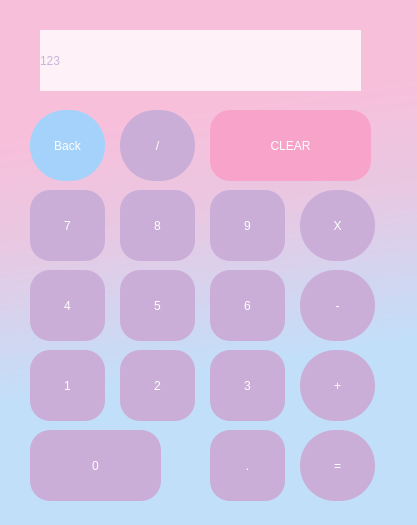
<?xml version="1.0" encoding="UTF-8"?>
<ui version="4.0">
 <class>Dialog</class>
 <widget class="QDialog" name="Dialog">
  <property name="geometry">
   <rect>
    <x>0</x>
    <y>0</y>
    <width>417</width>
    <height>525</height>
   </rect>
  </property>
  <property name="windowTitle">
   <string>Dialog</string>
  </property>
  <property name="styleSheet">
   <string notr="true">
background-color:qlineargradient(spread:pad, x1:0.466, y1:0, x2:0.556909, y2:0.75, stop:0.272727 rgba(248, 191, 219, 255), stop:0.551136 rgba(232, 200, 226, 255), stop:0.727273 rgba(214, 211, 238, 255), stop:0.9375 rgba(194, 223, 249, 255))</string>
  </property>
  <widget class="QPushButton" name="pushButton">
   <property name="enabled">
    <bool>true</bool>
   </property>
   <property name="geometry">
    <rect>
     <x>30</x>
     <y>350</y>
     <width>75</width>
     <height>71</height>
    </rect>
   </property>
   <property name="styleSheet">
    <string notr="true">background-color: #caaed7;
font: 18pt &quot;Eras Demi ITC&quot;;
color: white;
border-radius: 20px</string>
   </property>
   <property name="text">
    <string>1</string>
   </property>
  </widget>
  <widget class="QPushButton" name="pushButton_2">
   <property name="enabled">
    <bool>true</bool>
   </property>
   <property name="geometry">
    <rect>
     <x>120</x>
     <y>350</y>
     <width>75</width>
     <height>71</height>
    </rect>
   </property>
   <property name="styleSheet">
    <string notr="true">background-color: #caaed7;
font: 18pt &quot;Eras Demi ITC&quot;;
color: white;
border-radius: 20px</string>
   </property>
   <property name="text">
    <string>2</string>
   </property>
  </widget>
  <widget class="QPushButton" name="pushButton_3">
   <property name="enabled">
    <bool>true</bool>
   </property>
   <property name="geometry">
    <rect>
     <x>210</x>
     <y>350</y>
     <width>75</width>
     <height>71</height>
    </rect>
   </property>
   <property name="styleSheet">
    <string notr="true">background-color: #caaed7;
font: 18pt &quot;Eras Demi ITC&quot;;
color: white;
border-radius: 20px</string>
   </property>
   <property name="text">
    <string>3</string>
   </property>
  </widget>
  <widget class="QPushButton" name="pushButton_4">
   <property name="enabled">
    <bool>true</bool>
   </property>
   <property name="geometry">
    <rect>
     <x>30</x>
     <y>270</y>
     <width>75</width>
     <height>71</height>
    </rect>
   </property>
   <property name="styleSheet">
    <string notr="true">background-color: #caaed7;
font: 18pt &quot;Eras Demi ITC&quot;;
color: white;
border-radius: 20px</string>
   </property>
   <property name="text">
    <string>4</string>
   </property>
  </widget>
  <widget class="QPushButton" name="pushButton_5">
   <property name="enabled">
    <bool>true</bool>
   </property>
   <property name="geometry">
    <rect>
     <x>120</x>
     <y>270</y>
     <width>75</width>
     <height>71</height>
    </rect>
   </property>
   <property name="styleSheet">
    <string notr="true">background-color: #caaed7;
font: 18pt &quot;Eras Demi ITC&quot;;
color: white;
border-radius: 20px</string>
   </property>
   <property name="text">
    <string>5</string>
   </property>
  </widget>
  <widget class="QPushButton" name="pushButton_6">
   <property name="enabled">
    <bool>true</bool>
   </property>
   <property name="geometry">
    <rect>
     <x>210</x>
     <y>270</y>
     <width>75</width>
     <height>71</height>
    </rect>
   </property>
   <property name="styleSheet">
    <string notr="true">background-color:#caaed7;
font: 18pt &quot;Eras Demi ITC&quot;;
color: white;
border-radius: 20px</string>
   </property>
   <property name="text">
    <string>6</string>
   </property>
  </widget>
  <widget class="QPushButton" name="pushButton_7">
   <property name="enabled">
    <bool>true</bool>
   </property>
   <property name="geometry">
    <rect>
     <x>30</x>
     <y>190</y>
     <width>75</width>
     <height>71</height>
    </rect>
   </property>
   <property name="styleSheet">
    <string notr="true">background-color: #caaed7;
font: 18pt &quot;Eras Demi ITC&quot;;
color: white;
border-radius: 20px</string>
   </property>
   <property name="text">
    <string>7</string>
   </property>
  </widget>
  <widget class="QPushButton" name="pushButton_8">
   <property name="enabled">
    <bool>true</bool>
   </property>
   <property name="geometry">
    <rect>
     <x>120</x>
     <y>190</y>
     <width>75</width>
     <height>71</height>
    </rect>
   </property>
   <property name="styleSheet">
    <string notr="true">background-color:#caaed7;
font: 18pt &quot;Eras Demi ITC&quot;;
color: white;
border-radius: 20px</string>
   </property>
   <property name="text">
    <string>8</string>
   </property>
  </widget>
  <widget class="QPushButton" name="pushButton_9">
   <property name="enabled">
    <bool>true</bool>
   </property>
   <property name="geometry">
    <rect>
     <x>210</x>
     <y>190</y>
     <width>75</width>
     <height>71</height>
    </rect>
   </property>
   <property name="styleSheet">
    <string notr="true">background-color:#caaed7;
font: 18pt &quot;Eras Demi ITC&quot;;
color: white;
border-radius: 20px</string>
   </property>
   <property name="text">
    <string>9</string>
   </property>
  </widget>
  <widget class="QPushButton" name="pushButton_10">
   <property name="enabled">
    <bool>true</bool>
   </property>
   <property name="geometry">
    <rect>
     <x>30</x>
     <y>430</y>
     <width>131</width>
     <height>71</height>
    </rect>
   </property>
   <property name="styleSheet">
    <string notr="true">background-color: #caaed7;
font: 18pt &quot;Eras Demi ITC&quot;;
color: white;
border-radius: 20px</string>
   </property>
   <property name="text">
    <string>0</string>
   </property>
  </widget>
  <widget class="QPushButton" name="pushButton_11">
   <property name="enabled">
    <bool>true</bool>
   </property>
   <property name="geometry">
    <rect>
     <x>300</x>
     <y>430</y>
     <width>75</width>
     <height>71</height>
    </rect>
   </property>
   <property name="styleSheet">
    <string notr="true">background-color: #caaed7;
font: 18pt &quot;Eras Demi ITC&quot;;
color: white;
border-radius: 35%</string>
   </property>
   <property name="text">
    <string>=</string>
   </property>
  </widget>
  <widget class="QPushButton" name="pushButton_12">
   <property name="enabled">
    <bool>true</bool>
   </property>
   <property name="geometry">
    <rect>
     <x>210</x>
     <y>430</y>
     <width>75</width>
     <height>71</height>
    </rect>
   </property>
   <property name="styleSheet">
    <string notr="true">background-color:#caaed7;
font: 18pt &quot;Eras Demi ITC&quot;;
color: white;
border-radius: 20px</string>
   </property>
   <property name="text">
    <string>.</string>
   </property>
  </widget>
  <widget class="QPushButton" name="pushButton_13">
   <property name="enabled">
    <bool>true</bool>
   </property>
   <property name="geometry">
    <rect>
     <x>300</x>
     <y>350</y>
     <width>75</width>
     <height>71</height>
    </rect>
   </property>
   <property name="styleSheet">
    <string notr="true">background-color: #caaed7;
font: 18pt &quot;Eras Demi ITC&quot;;
color: white;
border-radius: 35%</string>
   </property>
   <property name="text">
    <string>+</string>
   </property>
  </widget>
  <widget class="QPushButton" name="pushButton_14">
   <property name="enabled">
    <bool>true</bool>
   </property>
   <property name="geometry">
    <rect>
     <x>300</x>
     <y>270</y>
     <width>75</width>
     <height>71</height>
    </rect>
   </property>
   <property name="styleSheet">
    <string notr="true">background-color: #caaed7;
font: 18pt &quot;Eras Demi ITC&quot;;
color: white;
border-radius: 35%</string>
   </property>
   <property name="text">
    <string>-</string>
   </property>
  </widget>
  <widget class="QPushButton" name="pushButton_15">
   <property name="enabled">
    <bool>true</bool>
   </property>
   <property name="geometry">
    <rect>
     <x>300</x>
     <y>190</y>
     <width>75</width>
     <height>71</height>
    </rect>
   </property>
   <property name="styleSheet">
    <string notr="true">background-color: #caaed7;
font: 18pt &quot;Eras Demi ITC&quot;;
color: white;
border-radius: 35%</string>
   </property>
   <property name="text">
    <string>X</string>
   </property>
  </widget>
  <widget class="QPushButton" name="pushButton_16">
   <property name="enabled">
    <bool>true</bool>
   </property>
   <property name="geometry">
    <rect>
     <x>30</x>
     <y>110</y>
     <width>75</width>
     <height>71</height>
    </rect>
   </property>
   <property name="styleSheet">
    <string notr="true">background-color: #a4d2fa;
font: 18pt &quot;Berlin Sans FB Demi&quot;;
color: white;
border-radius: 35%</string>
   </property>
   <property name="text">
    <string>Back</string>
   </property>
  </widget>
  <widget class="QPushButton" name="pushButton_17">
   <property name="enabled">
    <bool>true</bool>
   </property>
   <property name="geometry">
    <rect>
     <x>120</x>
     <y>110</y>
     <width>75</width>
     <height>71</height>
    </rect>
   </property>
   <property name="styleSheet">
    <string notr="true">background-color: #caaed7;
font: 18pt &quot;Eras Demi ITC&quot;;
color: white;
border-radius: 35%</string>
   </property>
   <property name="text">
    <string>/</string>
   </property>
  </widget>
  <widget class="QPushButton" name="pushButton_18">
   <property name="enabled">
    <bool>true</bool>
   </property>
   <property name="geometry">
    <rect>
     <x>210</x>
     <y>110</y>
     <width>161</width>
     <height>71</height>
    </rect>
   </property>
   <property name="styleSheet">
    <string notr="true">background-color: #f8a4ca;
font: 18pt &quot;Berlin Sans FB Demi&quot;;
color: white;
border-radius: 20px</string>
   </property>
   <property name="text">
    <string>CLEAR</string>
   </property>
  </widget>
  <widget class="QLabel" name="label">
   <property name="geometry">
    <rect>
     <x>40</x>
     <y>30</y>
     <width>321</width>
     <height>61</height>
    </rect>
   </property>
   <property name="styleSheet">
    <string notr="true">background-color: #fef1f7;
font: 35pt &quot;Eras Demi ITC&quot;;
color: #c9b4d8</string>
   </property>
   <property name="text">
    <string>123</string>
   </property>
  </widget>
 </widget>
 <resources/>
 <connections/>
</ui>
